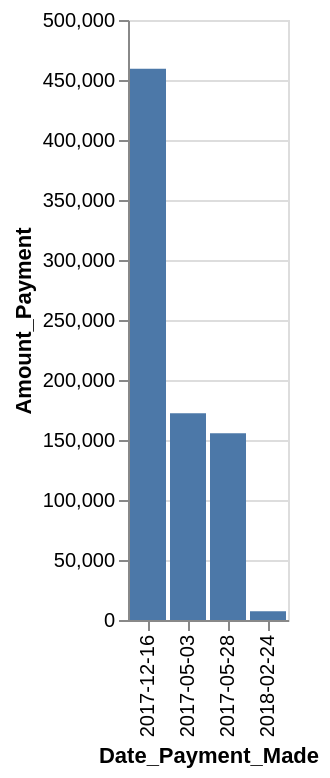

Describe this chart as a Vega-Lite specification.
### Vega-Lite specification from a JSON file in a GitHub repository (floating-point values rounded to 4 significant figures)
{"data": {"values": [{"x_data": "2017-12-16", "y_data": 459407}, {"x_data": "2017-05-03", "y_data": 172309}, {"x_data": "2017-05-28", "y_data": 155654}, {"x_data": "2018-02-24", "y_data": 7343}]}, "mark": "bar", "encoding": {"x": {"field": "x_data", "type": "nominal", "title": "Date_Payment_Made", "sort": {"op": "sum", "field": "y_data", "order": "descending"}}, "y": {"field": "y_data", "type": "quantitative", "title": "Amount_Payment"}}}
